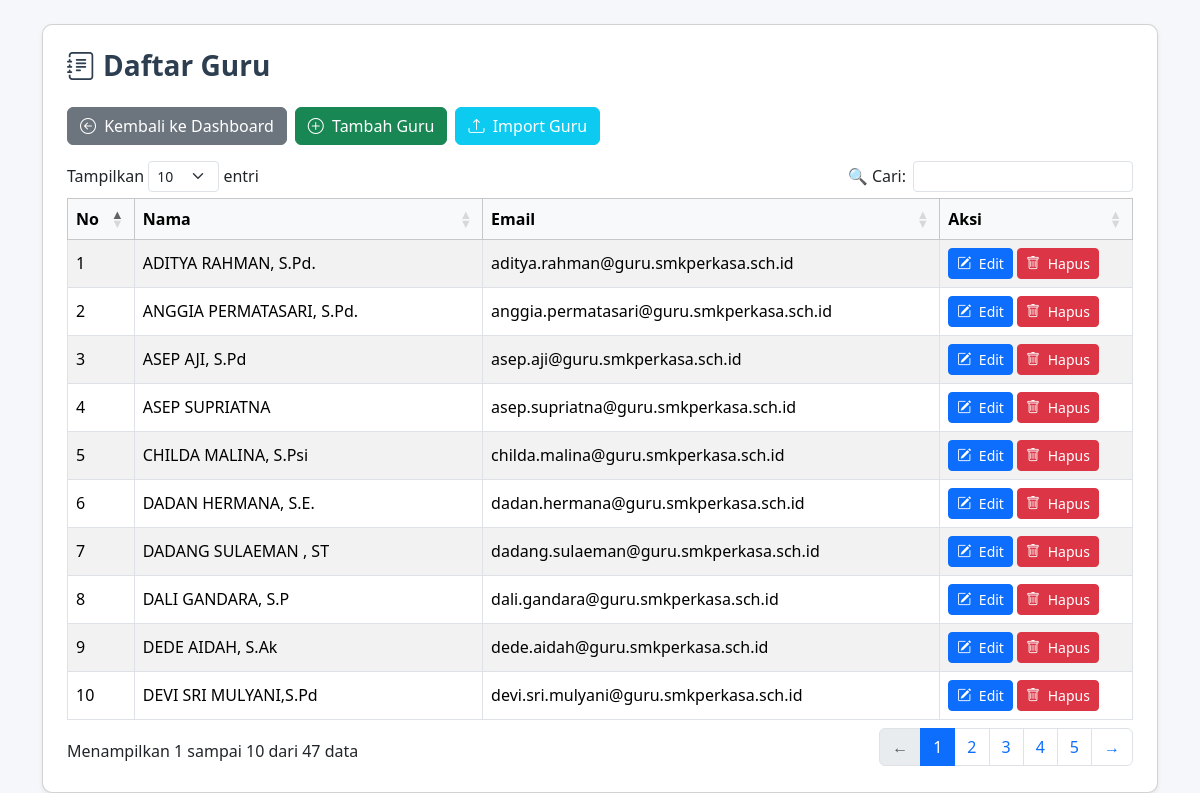
The page /public/index.php?page=guru_index (signed in) on the database its author committed.
### tables this page shows
CREATE TABLE `guru` (
  `id_guru` int(11) NOT NULL,
  `nama_guru` varchar(100) NOT NULL,
  `nip` varchar(50) DEFAULT NULL,
  `email` varchar(100) DEFAULT NULL,
  `password` varchar(255) DEFAULT NULL
);

### app/controllers/GuruController.php (called while the page is built, shortened)
<?php
require_once __DIR__ . '/../models/GuruModel.php';
class GuruController
{
    private $model;
    public function __construct()
    {
        $this->model = new GuruModel();
    }
    public function index()
    {
        $data = $this->model->getAll();
        include __DIR__ . '/../views/guru/index.php';
    }
}

### core/Database.php (called while the page is built)
<?php
class Database
{
    private static $connection;
    public static function getConnection()
    {
        if (!self::$connection) {
            try {
                $config = require __DIR__ . '/config.php';
                $host     = $config['db_host'];
                $dbname   = $config['db_name'];
                $username = $config['db_user'];
                $password = $config['db_password'];
                self::$connection = new PDO("mysql:host=$host;dbname=$dbname", $username, $password);
                self::$connection->setAttribute(PDO::ATTR_ERRMODE, PDO::ERRMODE_EXCEPTION);
            } catch (PDOException $e) {
                die("Connection failed: " . $e->getMessage());
            }
        }
        return self::$connection;
    }
}

### app/models/GuruModel.php (called while the page is built, shortened)
<?php
require_once __DIR__ . '/../../core/Database.php';
class GuruModel
{
    private $db;
    public function __construct()
    {
        $this->db = (new Database())->getConnection();
    }
    public function getAll()
    {
        $stmt = $this->db->query("SELECT * FROM guru ORDER BY nama_guru ASC");
        return $stmt->fetchAll(PDO::FETCH_ASSOC);
    }
}

### app/views/guru/index.php (the view, shortened to what this page needs)
<!DOCTYPE html>
<html lang="id">
<head>
    <link href="https://cdn.jsdelivr.net/npm/bootstrap@5.3.2/dist/css/bootstrap.min.css" rel="stylesheet">
    <link href="https://cdn.jsdelivr.net/npm/bootstrap-icons@1.11.3/font/bootstrap-icons.css" rel="stylesheet">
    <link href="https://cdn.datatables.net/1.13.6/css/dataTables.bootstrap5.min.css" rel="stylesheet">
    <link rel="stylesheet" href="assets/css/guru_index.css">
</head>
<body>
    <div class="container my-4">
        <div class="card p-4 shadow-sm">
            <h3 class="mb-4"><i class="bi bi-journal-text me-2"></i>Daftar Guru</h3>
            <div class="d-flex flex-wrap gap-2 mb-3">
                <a href="?page=dashboard" class="btn btn-secondary">
                    <i class="bi bi-arrow-left-circle"></i> Kembali ke Dashboard
                </a>
                <a href="?page=guru_tambah" class="btn btn-success">
                    <i class="bi bi-plus-circle"></i> Tambah Guru
                </a>
                <a href="?page=guru_import" class="btn btn-info text-white">
                    <i class="bi bi-upload"></i> Import Guru
                </a>
            </div>
            <table id="guruTable" class="table table-striped table-bordered">
                <thead class="table-light">
                    <tr>
                        <th>No</th>
                        <th>Nama</th>
                        <th>Email</th>
                        <th>Aksi</th>
                    </tr>
                </thead>
                <tbody>
                    <?php if (!empty($data)): ?>
                        <?php $no = 1;
                        foreach ($data as $guru): ?>
                            <tr>
                                <td><?= $no++ ?></td>
                                <td><?= htmlspecialchars($guru['nama_guru']) ?></td>
                                <td><?= htmlspecialchars($guru['email']) ?></td>
                                <td>
                                    <a href="?page=guru_edit&id=<?= $guru['id_guru'] ?>" class="btn btn-sm btn-primary">
                                        <i class="bi bi-pencil-square"></i> Edit
                                    </a>
                                    <a href="?page=guru_hapus&id=<?= $guru['id_guru'] ?>" class="btn btn-sm btn-danger" onclick="return confirm('Yakin ingin menghapus?')">
                                        <i class="bi bi-trash"></i> Hapus
                                    </a>
                                </td>
                            </tr>
                        <?php endforeach; ?>
                    <?php else: ?>
                        <tr>
                            <td colspan="4" class="text-center">Tidak ada data guru.</td>
                        </tr>
                    <?php endif; ?>
                </tbody>
            </table>
        </div>
    </div>
</body>
</html>

### public/index.php (shortened to what this page needs)
<?php
require_once __DIR__ . '/../core/Database.php';
require_once __DIR__ . '/../app/controllers/RekapController.php';
$page = isset($_GET['page']) ? $_GET['page'] : 'login';
switch ($page) {
    case 'guru_index':
    case 'guru_tambah':
    case 'guru_edit':
    case 'guru_hapus':
        require_once __DIR__ . '/../app/controllers/GuruController.php';
        $controller = new GuruController();
        if ($page === 'guru_index') $controller->index();
        elseif ($page === 'guru_tambah') $controller->tambah();
        elseif ($page === 'guru_edit') $controller->edit();
        elseif ($page === 'guru_hapus') $controller->hapus();
        break;
}

### public/assets/css/guru_index.css (style rules this page uses)
body { background-color: #f5f7fa; font-family: 'Segoe UI', Tahoma, Geneva, Verdana, sans-serif; }
.card { border-radius: 10px; }
h3 { font-weight: 600; color: #2c3e50; }
.btn i { margin-right: 4px; }
table th, table td { vertical-align: middle; }
.table td a { text-decoration: none; }

### rows shown on the page
guru: nama_guru "ADITYA RAHMAN, S.Pd.", email "aditya.rahman@guru.smkperkasa.sch.id"
guru: nama_guru "ANGGIA PERMATASARI, S.Pd.", email "anggia.permatasari@guru.smkperkasa.sch.id"
guru: nama_guru "ASEP AJI, S.Pd", email "asep.aji@guru.smkperkasa.sch.id"
guru: nama_guru "ASEP SUPRIATNA", email "asep.supriatna@guru.smkperkasa.sch.id"
guru: nama_guru "CHILDA MALINA, S.Psi", email "childa.malina@guru.smkperkasa.sch.id"
guru: nama_guru "DADAN HERMANA, S.E.", email "dadan.hermana@guru.smkperkasa.sch.id"
guru: nama_guru "DADANG SULAEMAN , ST", email "dadang.sulaeman@guru.smkperkasa.sch.id"
guru: nama_guru "DALI GANDARA, S.P", email "dali.gandara@guru.smkperkasa.sch.id"
guru: nama_guru "DEDE AIDAH, S.Ak", email "dede.aidah@guru.smkperkasa.sch.id"
guru: nama_guru "DEVI SRI MULYANI,S.Pd", email "devi.sri.mulyani@guru.smkperkasa.sch.id"
